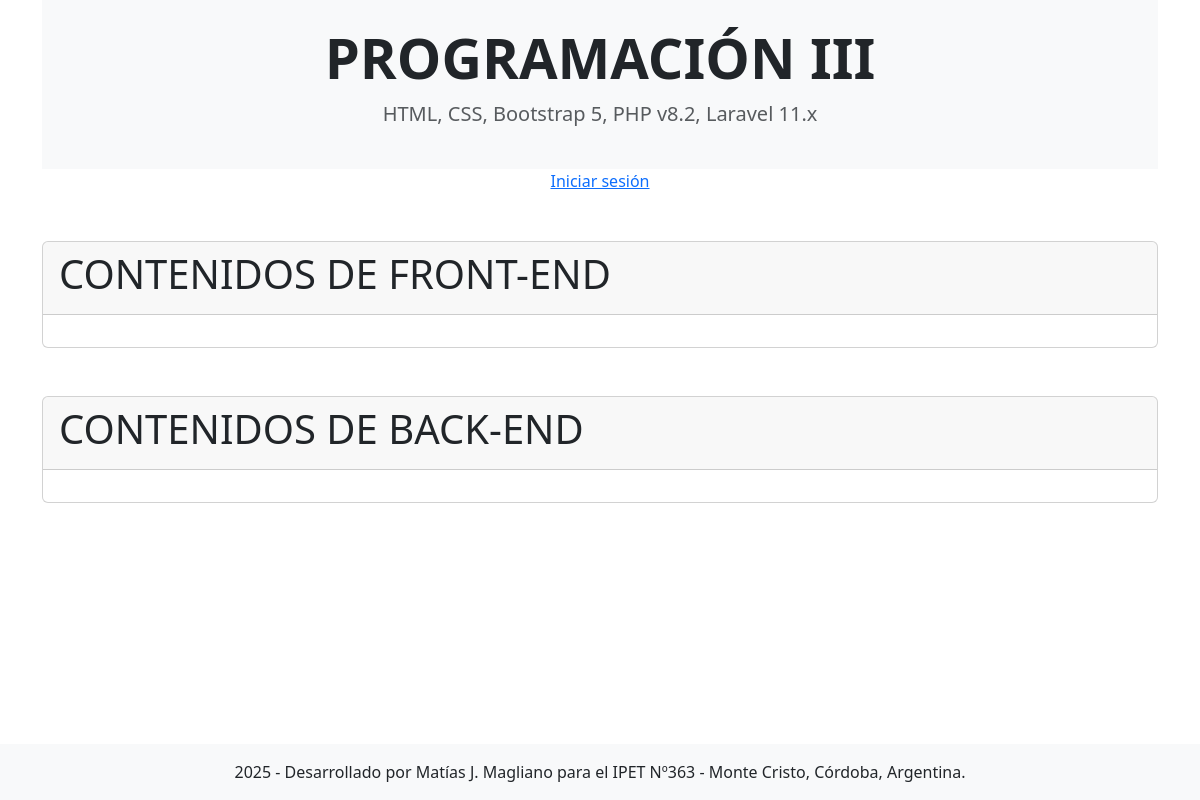
/landing.php, run on an earlier commit of the app's database.
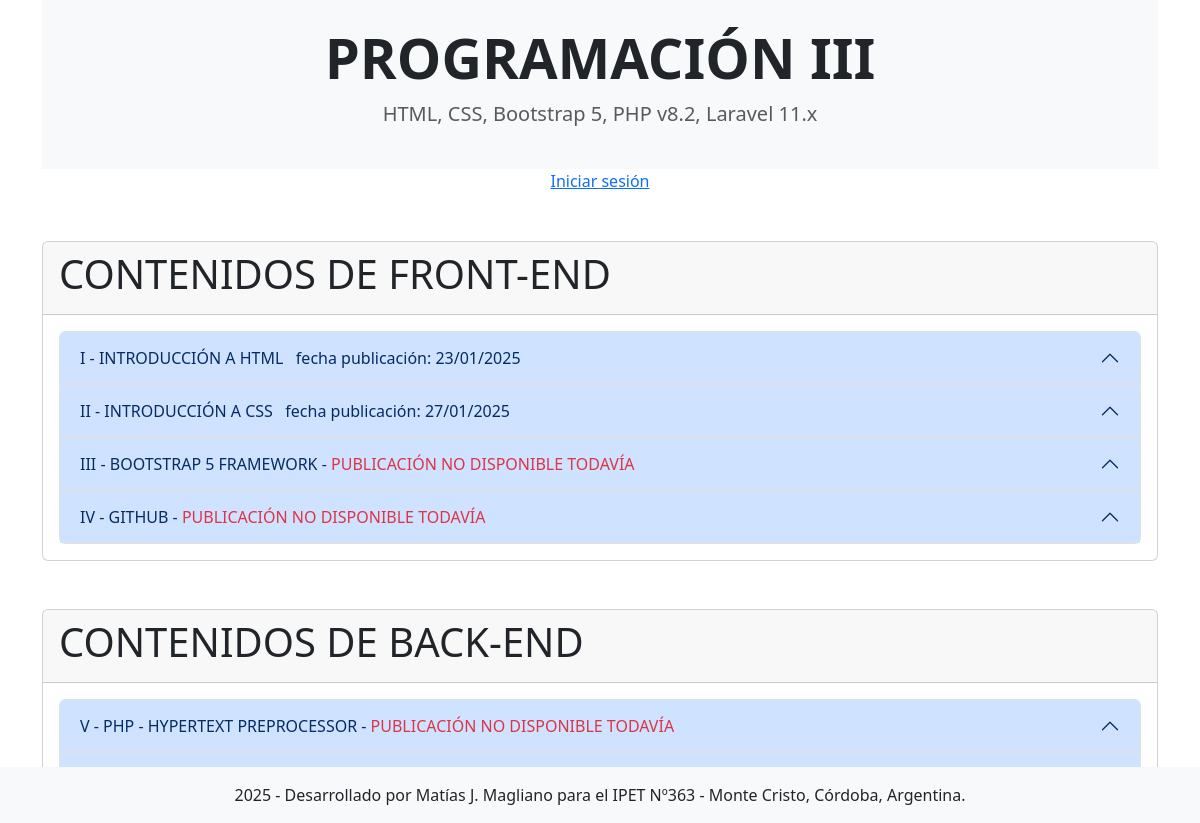
And on a later commit of the database.
### tables this page shows
CREATE TABLE `contenidos` (
  `id` int(11) NOT NULL,
  `tipo_contenido` varchar(9) NOT NULL,
  `nro_contenido` int(2) NOT NULL,
  `titulo` varchar(250) NOT NULL,
  `fecha_publicacion` date NOT NULL,
  `referencia` text NOT NULL
);

### utilidades/utils.php (called while the page is built, shortened)
<?php
function sqlSelect($conexion, $query, $format = false, ...$vars)
{
	$stmt = $conexion->prepare($query);
	if ($format) {
		$stmt->bind_param($format, ...$vars);
	}
	if ($stmt->execute()) {
		$res = $stmt->get_result();
		return $res;
	}
	return false;
}
function romano($number) {
    $map = array('M' => 1000, 'CM' => 900, 'D' => 500, 'CD' => 400, 'C' => 100, 'XC' => 90, 'L' => 50, 'XL' => 40, 'X' => 10, 'IX' => 9, 'V' => 5, 'IV' => 4, 'I' => 1);
    $returnValue = '';
    while ($number > 0) {
        foreach ($map as $roman => $int) {
            if($number >= $int) {
                $number -= $int;
                $returnValue .= $roman;
                break;
            }
        }
    }
    return $returnValue;
}

### landing.php (the view, shortened to what this page needs)
<?php
    require_once 'utilidades/utils.php';
    $conexion = conectar_base();
    $items_front = sqlSelect($conexion, "SELECT * FROM contenidos WHERE tipo_contenido = 'front-end' ORDER BY nro_contenido");
    $items_back = sqlSelect($conexion, "SELECT * FROM contenidos WHERE tipo_contenido = 'back-end' ORDER BY nro_contenido");
?>
<!DOCTYPE html>
<html lang="es">
<head>
    <link rel="stylesheet" href="/css/bootstrap.min.css">
    <link rel="stylesheet" href="/css/estilos.css">
</head>
<body class="container">
    <header class="bg-light py-4 text-center">
        <div class="container">
            <h1 class="display-4 fw-bold">PROGRAMACIÓN III</h1>
            <p class="lead text-muted">HTML, CSS, Bootstrap 5, PHP v8.2, Laravel 11.x</p>
        </div>
    </header>
     <?php
        if(!isset($_SESSION['loggedin']) || $_SESSION['loggedin'] !== true) {
            echo '<div class="text-center"><a href="/login">Iniciar sesión</a></div>';
        }
        else {
            include 'utilidades/navbar.php';
        }
    ?>
    <main>
        <div class="card mt-5" style="width: 100%;">
            <div class="card-header">
                <h1>CONTENIDOS DE FRONT-END</h1>
            </div>
            <div class="card-body">
                <div class="accordion" id="acordionFront">
                    <?php
                    foreach ($items_front as $item) {
                        $publicado = ($item["fecha_publicacion"] <= date("Y-m-d")) ? true : false;
                        $collapseId = 'collapse' . (string) $item["id"] . $item["nro_contenido"];
                        $headingId = 'heading' . (string) $item["id"] . $item["nro_contenido"];
                        ?>
                        <div class="accordion-item">
                            <h2 class="accordion-header" id="<?= $headingId; ?>">
                                <button class="accordion-button <?= $publicado ? '' : 'disabled'; ?>" type="button"
                                    data-bs-toggle="collapse" data-bs-target="#<?= $collapseId; ?>" aria-expanded="true"
                                    aria-controls="<?= $collapseId; ?>" <?= $publicado ? '' : 'disabled'; ?>>
                                    <?php
                                        if ($publicado)
                                            echo romano($item["nro_contenido"]) . " - " . $item["titulo"] .'&nbsp;&nbsp;&nbsp;fecha publicación: ' . date('d/m/Y', strtotime($item['fecha_publicacion']));
                                        else
                                            echo romano($item["nro_contenido"]) . " - " . $item["titulo"] . " - <span class='text-danger'>&nbsp;PUBLICACIÓN NO DISPONIBLE TODAVÍA</span>";
                                    ?>
                                </button>
                            </h2>
                        </div>
                        <?php
                    }
                    ?>
                </div>
            </div>
        </div>
        <div class="card mt-5" style="width: 100%;">
            <div class="card-header">
                <h1>CONTENIDOS DE BACK-END</h1>
            </div>
            <div class="card-body">
                <div class="accordion" id="acordionBack">
                    <?php
                    foreach ($items_back as $item) {
                        $publicado = ($item["fecha_publicacion"] <= date("Y-m-d")) ? true : false;
                        $collapseId = 'collapse' . (string) $item["id"] . $item["nro_contenido"];
                        $headingId = 'heading' . (string) $item["id"] . $item["nro_contenido"];
                        ?>
                        <div class="accordion-item">
                            <h2 class="accordion-header" id="<?= $headingId; ?>">
                                <button class="accordion-button <?= $publicado ? '' : 'disabled'; ?>" type="button"
                                    data-bs-toggle="collapse" data-bs-target="#<?= $collapseId; ?>" aria-expanded="true"
                                    aria-controls="<?= $collapseId; ?>" <?= $publicado ? '' : 'disabled'; ?>>
                                    <?php
                                        if ($publicado)
                                            echo romano($item["nro_contenido"]) . " - " . $item["titulo"] .'&nbsp;&nbsp;&nbsp;fecha publicación: ' . date('d/m/Y', strtotime($item['fecha_publicacion']));
                                        else
                                            echo romano($item["nro_contenido"]) . " - " . $item["titulo"] . " - <span class='text-danger'>&nbsp;PUBLICACIÓN NO DISPONIBLE TODAVÍA</span>";
                                    ?>
                                </button>
                            </h2>
                        </div>
                        <?php
                    }
                    ?>
                </div>
            </div>
        </div>
    </main>
    <footer class="fixed-bottom bg-light text-center py-3">
        <div class="container">
            <p class="mb-0">2025 - Desarrollado por Matías J. Magliano para el IPET Nº363 - Monte Cristo, Córdoba,
                Argentina.</p>
        </div>
    </footer>
</body>
</html>

### css/estilos.css (style rules this page uses)
:root { --background: #1d2d50; --accent: #fcdab7; --accent2: #1e5f74; --color: #fefefe; --dull: #b8b8b8; --error: #e74c3c; --highlight: rgba(255, 255, 255, .05); }

What changed in the data, as far as the page shows it:
added contenidos: nro_contenido "I", titulo "INTRODUCCIÓN A HTML", fecha_publicacion "23/01/2025", shown under "CONTENIDOS DE FRONT-END"
added contenidos: nro_contenido "II", titulo "INTRODUCCIÓN A CSS", fecha_publicacion "27/01/2025", shown under "CONTENIDOS DE FRONT-END"
added contenidos: nro_contenido "III", titulo "BOOTSTRAP 5 FRAMEWORK", shown under "CONTENIDOS DE FRONT-END"
added contenidos: nro_contenido "IV", titulo "GITHUB", shown under "CONTENIDOS DE FRONT-END"
added contenidos: nro_contenido "V", titulo "PHP - HYPERTEXT PREPROCESSOR", shown under "CONTENIDOS DE BACK-END"
